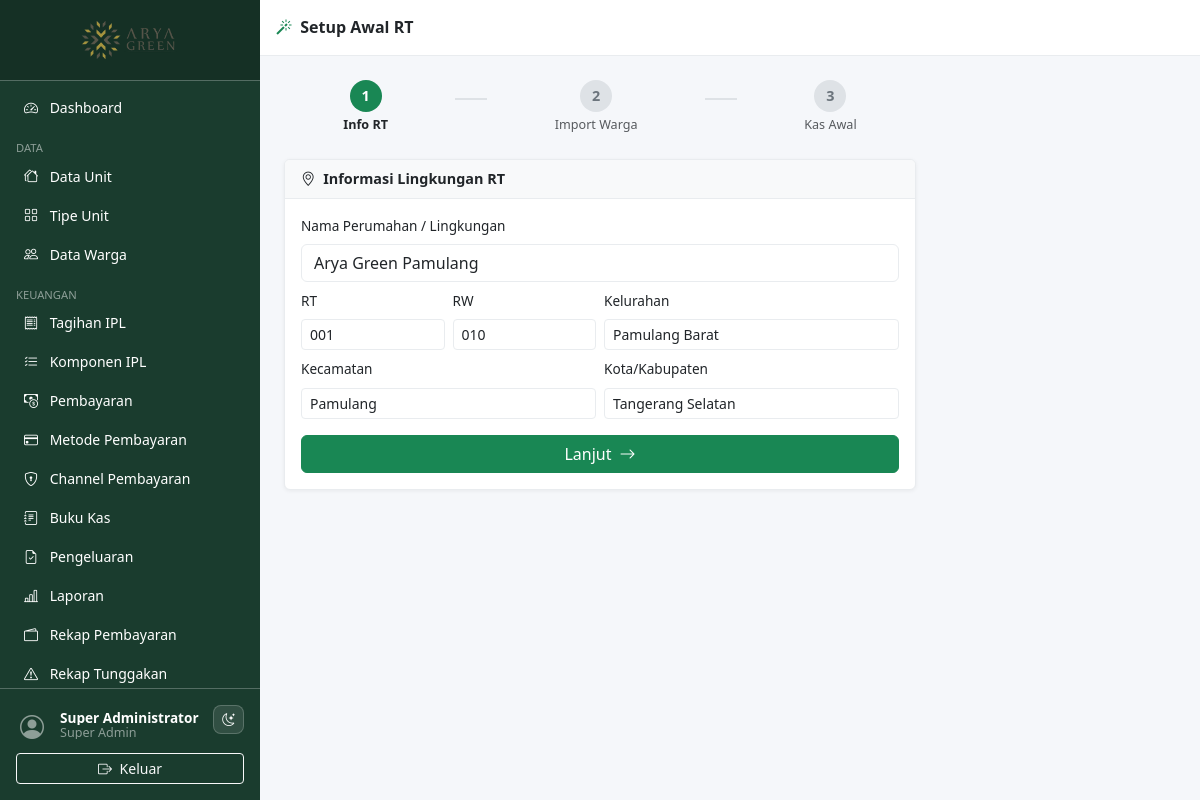
/pages/onboarding/index.php (signed in), run on the app's committed database.
### tables this page shows
CREATE TABLE `environments` (
  `id`          INT UNSIGNED AUTO_INCREMENT PRIMARY KEY,
  `name`        VARCHAR(100) NOT NULL,
  `code`        VARCHAR(20)  NOT NULL UNIQUE,
  `address`     TEXT DEFAULT NULL,
  `rt`          VARCHAR(10) DEFAULT NULL,
  `rw`          VARCHAR(10) DEFAULT NULL,
  `kelurahan`   VARCHAR(100) DEFAULT NULL,
  `kecamatan`   VARCHAR(100) DEFAULT NULL,
  `city`        VARCHAR(100) DEFAULT NULL,
  `due_day`     TINYINT UNSIGNED NOT NULL DEFAULT 20,
  `custom_domain` VARCHAR(100) DEFAULT NULL,
  `is_active`   TINYINT(1) NOT NULL DEFAULT 1,
  `created_at`  TIMESTAMP DEFAULT CURRENT_TIMESTAMP
);

### includes/functions.php (called while the page is built, shortened)
<?php
function e(mixed $v): string {
    return htmlspecialchars((string)$v, ENT_QUOTES | ENT_SUBSTITUTE, 'UTF-8');
}

### pages/onboarding/index.php (the view, shortened to what this page needs)
<?php
require_once __DIR__ . '/../../includes/functions.php';
$db  = db();
$step = (int)($_GET['step'] ?? 1);
include __DIR__ . '/../../includes/header.php';
include __DIR__ . '/../../includes/sidebar.php';
?>
<div class="content-wrapper">
  <div class="topbar d-flex align-items-center px-3 gap-2">
    <h6 class="mb-0 fw-semibold"><i class="bi bi-magic me-1 text-success"></i> Setup Awal RT</h6>
  </div>
  <div class="main-content" style="max-width:680px">
    <div class="d-flex gap-2 mb-4">
      <?php foreach ([1=>'Info RT', 2=>'Import Warga', 3=>'Kas Awal'] as $s => $l): ?>
      <div class="flex-fill text-center">
        <div class="rounded-circle d-inline-flex align-items-center justify-content-center fw-bold mb-1"
             style="width:32px;height:32px;background:<?= $step>=$s?'#198754':'#dee2e6' ?>;color:<?= $step>=$s?'#fff':'#6c757d' ?>">
          <?= $step > $s ? '✓' : $s ?>
        </div>
        <div class="small <?= $step===$s?'fw-semibold':'text-muted' ?>"><?= $l ?></div>
      </div>
      <?php if ($s < 3): ?>
        <div class="flex-shrink-0 d-flex align-items-center" style="margin-top:-16px">
          <div style="height:2px;width:32px;background:<?= $step>$s?'#198754':'#dee2e6' ?>"></div>
        </div>
      <?php endif; ?>
      <?php endforeach; ?>
    </div>
    <?php if ($step === 1): ?>
    <div class="card">
      <div class="card-header"><i class="bi bi-geo-alt me-1"></i> Informasi Lingkungan RT</div>
      <div class="card-body">
        <?php
        $env = $db->query('SELECT * FROM environments WHERE id=1')->fetch_assoc();
        ?>
        <form method="POST">
          <div class="mb-2"><label class="form-label">Nama Perumahan / Lingkungan</label>
            <input type="text" name="env_name" class="form-control" required value="<?= e($env['name'] ?? APP_NAME) ?>"></div>
          <div class="row g-2 mb-2">
            <div class="col-md-3"><label class="form-label">RT</label>
              <input type="text" name="rt" class="form-control form-control-sm" maxlength="10" value="<?= e($env['rt'] ?? '') ?>" placeholder="001"></div>
            <div class="col-md-3"><label class="form-label">RW</label>
              <input type="text" name="rw" class="form-control form-control-sm" maxlength="10" value="<?= e($env['rw'] ?? '') ?>" placeholder="010"></div>
            <div class="col-md-6"><label class="form-label">Kelurahan</label>
              <input type="text" name="kelurahan" class="form-control form-control-sm" value="<?= e($env['kelurahan'] ?? '') ?>"></div>
          </div>
          <div class="row g-2 mb-3">
            <div class="col-md-6"><label class="form-label">Kecamatan</label>
              <input type="text" name="kecamatan" class="form-control form-control-sm" value="<?= e($env['kecamatan'] ?? '') ?>"></div>
            <div class="col-md-6"><label class="form-label">Kota/Kabupaten</label>
              <input type="text" name="city" class="form-control form-control-sm" value="<?= e($env['city'] ?? '') ?>"></div>
          </div>
          <button class="btn btn-success w-100">Lanjut <i class="bi bi-arrow-right ms-1"></i></button>
        </form>
      </div>
    </div>
    <?php endif; ?>
  </div>
</div>
<?php include __DIR__ . '/../../includes/footer.php'; ?>

### assets/css/style.css (style rules this page uses)
:root { --sidebar-width: 260px; --sidebar-bg: #1a3c2e; --sidebar-hover: #2d6a4f; --topbar-height: 56px; --page-bg: #f5f7fa; --surface: #ffffff; --surface-muted: #f8f9fa; --border-color: #e9ecef; --text-color: #212529; --muted-color: #6c757d; }
body { background: var(--page-bg); color: var(--text-color); font-size: .9rem; }
.content-wrapper { margin-left: var(--sidebar-width); width: calc(100% - var(--sidebar-width)); min-height: 100vh; display: flex; flex-direction: column; }
.topbar { height: var(--topbar-height); background: var(--surface); border-bottom: 1px solid var(--border-color); color: var(--text-color); position: sticky; top: 0; z-index: 1030; }
.main-content { flex: 1; padding: 1.5rem; }
.card { border: 1px solid var(--border-color); background: var(--surface); box-shadow: 0 1px 4px rgba(0,0,0,.06); }
.card-header { background: var(--surface-muted); border-bottom: 1px solid var(--border-color); font-weight: 600; }
.form-label { font-weight: 500; font-size: .85rem; }
.form-control, .form-select { background: var(--surface); border-color: var(--border-color); color: var(--text-color); }

### data on the page
environments: env_name "Arya Green Pamulang", rt "001", rw "010", kelurahan "Pamulang Barat", kecamatan "Pamulang", city "Tangerang Selatan"

### other printed values
$current_user['name'] "Super Administrator"
str_replace('_',' ', $current_user['role'] ?? '') "Super Admin"
$s "1"
$l "Info RT"
$s "2"
$l "Import Warga"
$s "3"
$l "Kas Awal"
